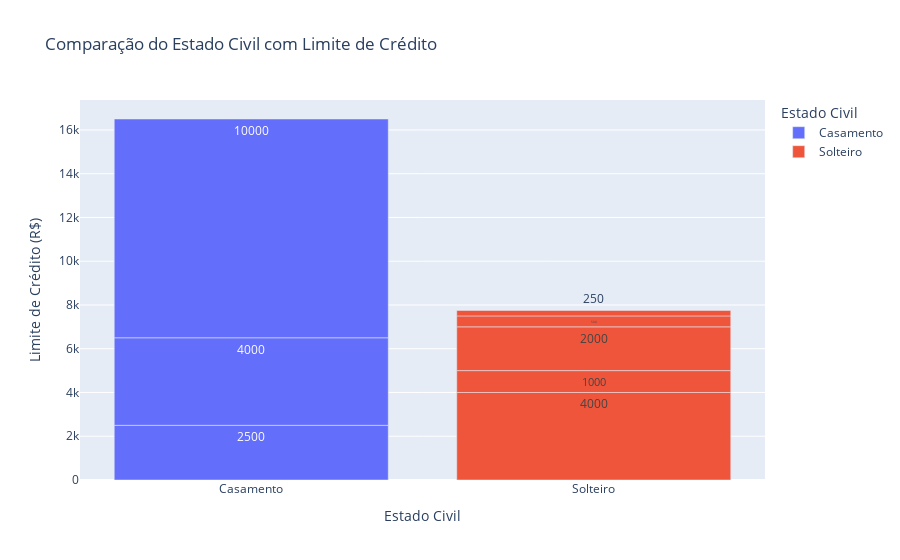

Notebook code for this chart:
### Code cell
# Grafico de barras: Comparação entre estado civil e limite de Crédito

fig2 = px.bar(df, x='Estado_Civil', y='Limite_Credito',
              color='Estado_Civil',
              title='Comparação do Estado Civil com Limite de Crédito',
              labels={'Limite_Credito': 'Limite de Crédito (R$)', 'Estado_Civil': 'Estado Civil'},
              text='Limite_Credito')
fig2.show()
'''
Compara o estado civil e a média de limite de crédito, útil para avaliar categorias específicas.

'''

### Figure 1 — Plotly figure (JSON) as saved in the notebook; plotly's stock layout.template omitted (floating-point values rounded to 4 significant figures)
{"data": [{"hovertemplate": "Estado Civil=%{x}<br>Limite de Crédito (R$)=%{text}<extra></extra>", "legendgroup": "Casamento", "marker": {"color": "#636efa", "pattern": {"shape": ""}}, "name": "Casamento", "orientation": "v", "showlegend": true, "text": [2500.0, 4000.0, 10000.0], "textposition": "auto", "type": "bar", "x": ["Casamento", "Casamento", "Casamento"], "xaxis": "x", "y": [2500, 4000, 10000], "yaxis": "y"}, {"hovertemplate": "Estado Civil=%{x}<br>Limite de Crédito (R$)=%{text}<extra></extra>", "legendgroup": "Solteiro", "marker": {"color": "#EF553B", "pattern": {"shape": ""}}, "name": "Solteiro", "orientation": "v", "showlegend": true, "text": [4000.0, 1000.0, 2000.0, 500.0, 250.0], "textposition": "auto", "type": "bar", "x": ["Solteiro", "Solteiro", "Solteiro", "Solteiro", "Solteiro"], "xaxis": "x", "y": [4000, 1000, 2000, 500, 250], "yaxis": "y"}], "layout": {"barmode": "relative", "legend": {"title": {"text": "Estado Civil"}, "tracegroupgap": 0}, "title": {"text": "Comparação do Estado Civil com Limite de Crédito"}, "xaxis": {"anchor": "y", "categoryarray": ["Casamento", "Solteiro"], "categoryorder": "array", "domain": [0, 1], "title": {"text": "Estado Civil"}}, "yaxis": {"anchor": "x", "domain": [0, 1], "title": {"text": "Limite de Crédito (R$)"}}}}
